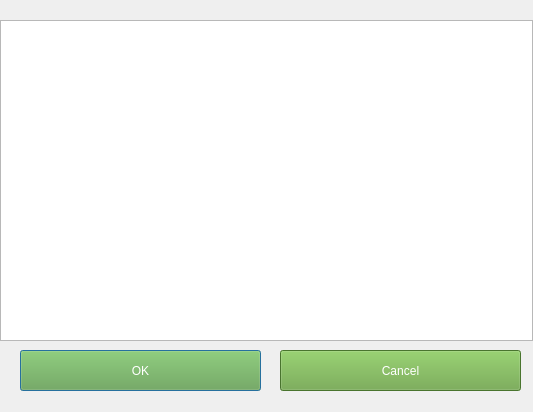
<?xml version="1.0" encoding="UTF-8"?>
<ui version="4.0">
 <class>StockDialog</class>
 <widget class="QDialog" name="StockDialog">
  <property name="windowModality">
   <enum>Qt::NonModal</enum>
  </property>
  <property name="enabled">
   <bool>true</bool>
  </property>
  <property name="geometry">
   <rect>
    <x>0</x>
    <y>0</y>
    <width>533</width>
    <height>412</height>
   </rect>
  </property>
  <property name="minimumSize">
   <size>
    <width>533</width>
    <height>412</height>
   </size>
  </property>
  <property name="maximumSize">
   <size>
    <width>533</width>
    <height>412</height>
   </size>
  </property>
  <property name="windowTitle">
   <string>Dialog</string>
  </property>
  <widget class="QPushButton" name="okButton">
   <property name="geometry">
    <rect>
     <x>20</x>
     <y>350</y>
     <width>241</width>
     <height>41</height>
    </rect>
   </property>
   <property name="styleSheet">
    <string notr="true">color: rgb(255, 255, 255);
background-color: rgb(102, 162, 64);</string>
   </property>
   <property name="text">
    <string>OK</string>
   </property>
  </widget>
  <widget class="QPushButton" name="cancelButton">
   <property name="geometry">
    <rect>
     <x>280</x>
     <y>350</y>
     <width>241</width>
     <height>41</height>
    </rect>
   </property>
   <property name="maximumSize">
    <size>
     <width>241</width>
     <height>16777215</height>
    </size>
   </property>
   <property name="styleSheet">
    <string notr="true">color: rgb(255, 255, 255);
background-color: rgb(102, 162, 64);</string>
   </property>
   <property name="text">
    <string>Cancel</string>
   </property>
  </widget>
  <widget class="QTableWidget" name="stocklistTable">
   <property name="geometry">
    <rect>
     <x>0</x>
     <y>20</y>
     <width>533</width>
     <height>321</height>
    </rect>
   </property>
   <property name="horizontalScrollBarPolicy">
    <enum>Qt::ScrollBarAlwaysOff</enum>
   </property>
   <property name="editTriggers">
    <set>QAbstractItemView::NoEditTriggers</set>
   </property>
   <property name="selectionBehavior">
    <enum>QAbstractItemView::SelectRows</enum>
   </property>
   <property name="sortingEnabled">
    <bool>true</bool>
   </property>
   <property name="rowCount">
    <number>0</number>
   </property>
   <property name="columnCount">
    <number>2</number>
   </property>
   <attribute name="horizontalHeaderVisible">
    <bool>false</bool>
   </attribute>
   <attribute name="horizontalHeaderCascadingSectionResizes">
    <bool>true</bool>
   </attribute>
   <attribute name="horizontalHeaderDefaultSectionSize">
    <number>249</number>
   </attribute>
   <attribute name="verticalHeaderVisible">
    <bool>false</bool>
   </attribute>
   <column/>
   <column/>
  </widget>
 </widget>
 <resources/>
 <connections/>
</ui>
